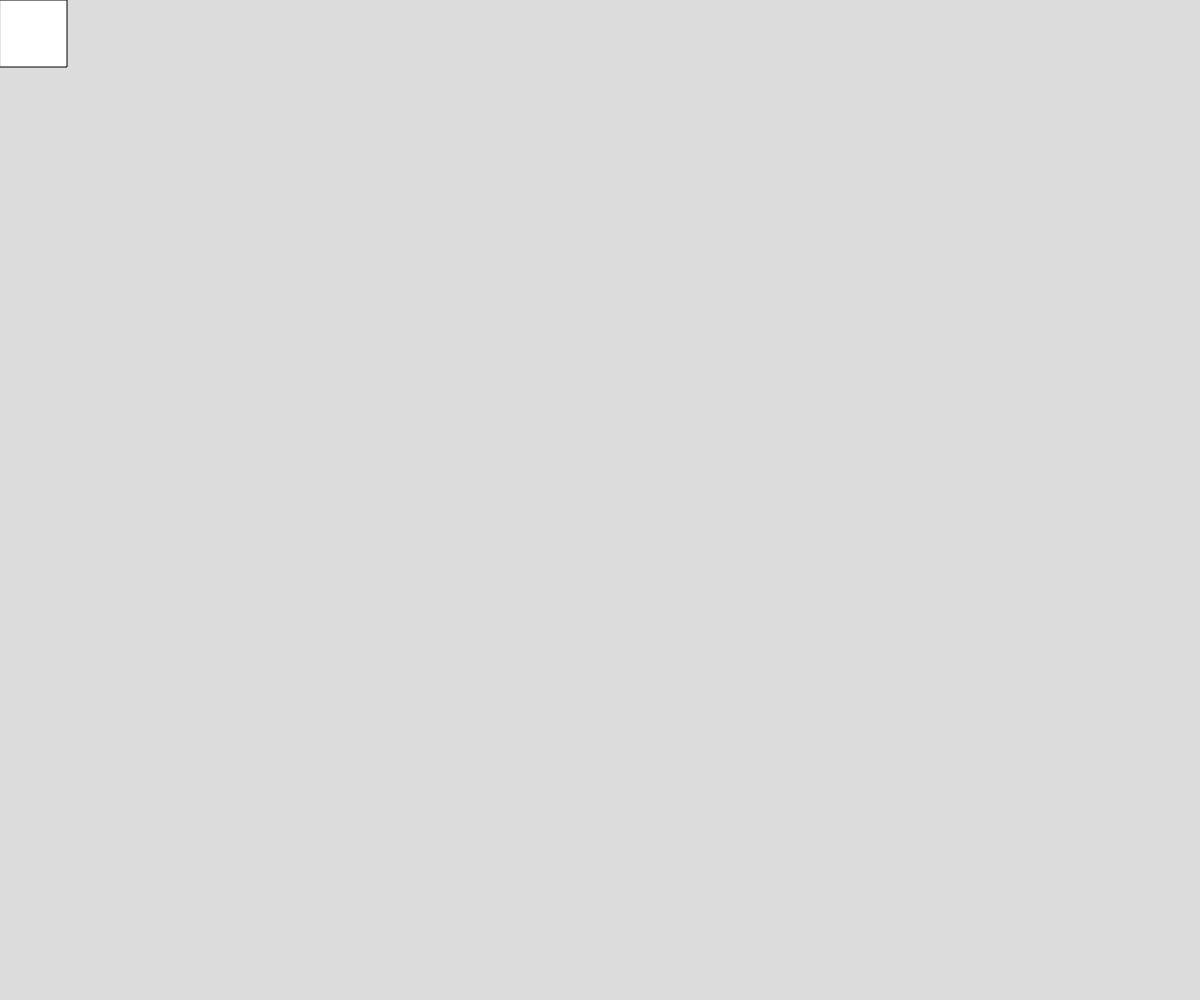
Frame 1 (no input)
Frame 60 (no input): identical to frame 1, image omitted
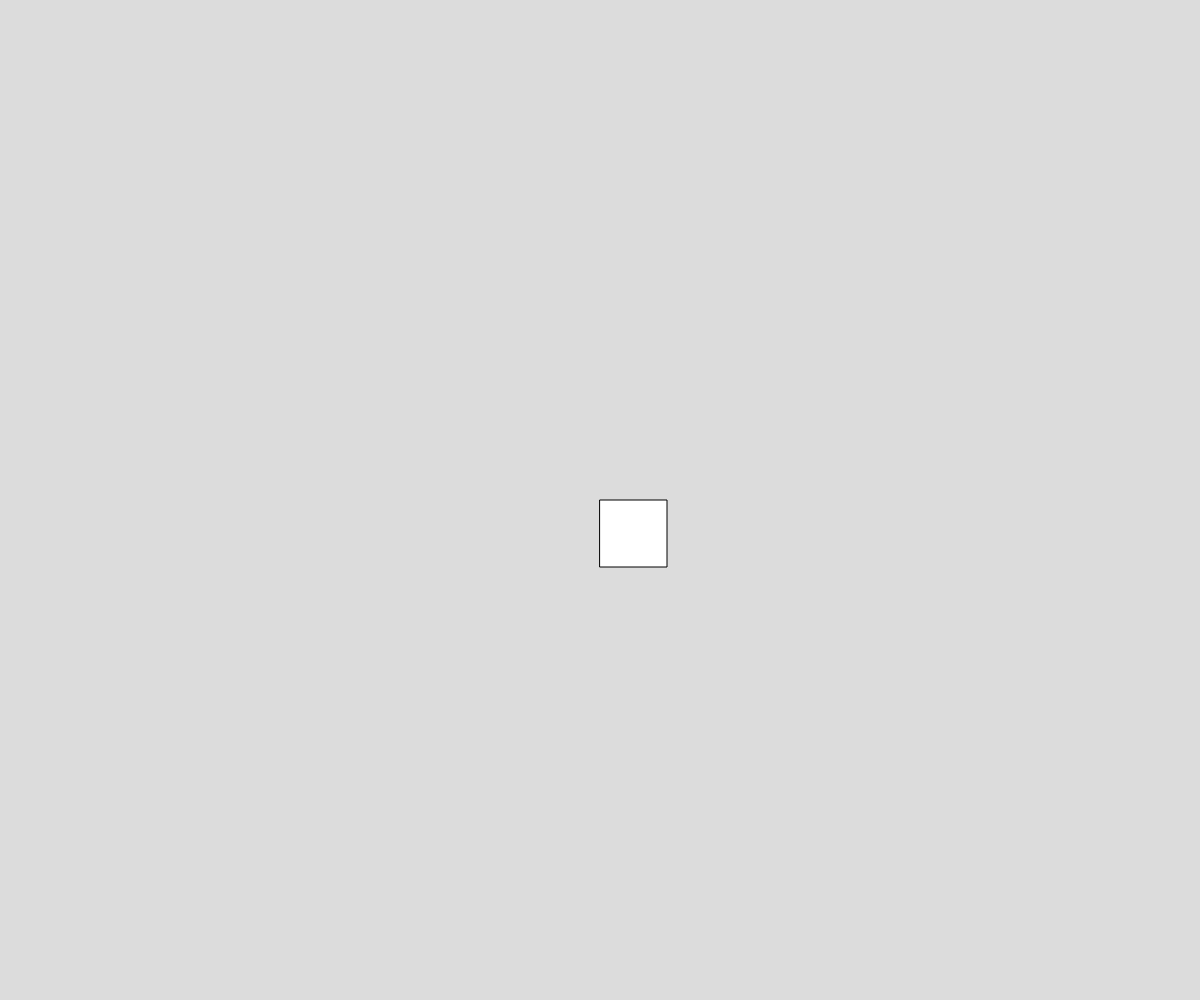
Frame 120 (the mouse pressed at the canvas centre since frame 60)

The p5.js sketch that drew these frames (run headless with seeded random() and noise() and a simulated clock; from frame 60 on, the mouse is pressed at the canvas centre):

// p5.js sketch
// ── sketch.js
// Project Title
// Your Name
// Date
//
// Extra for Experts:
// - describe what you did to take this project "above and beyond"


function setup() {
  createCanvas(windowWidth, windowHeight);
}

function draw() {
  background(220);

  square(mouseX, mouseY, 67);
}
